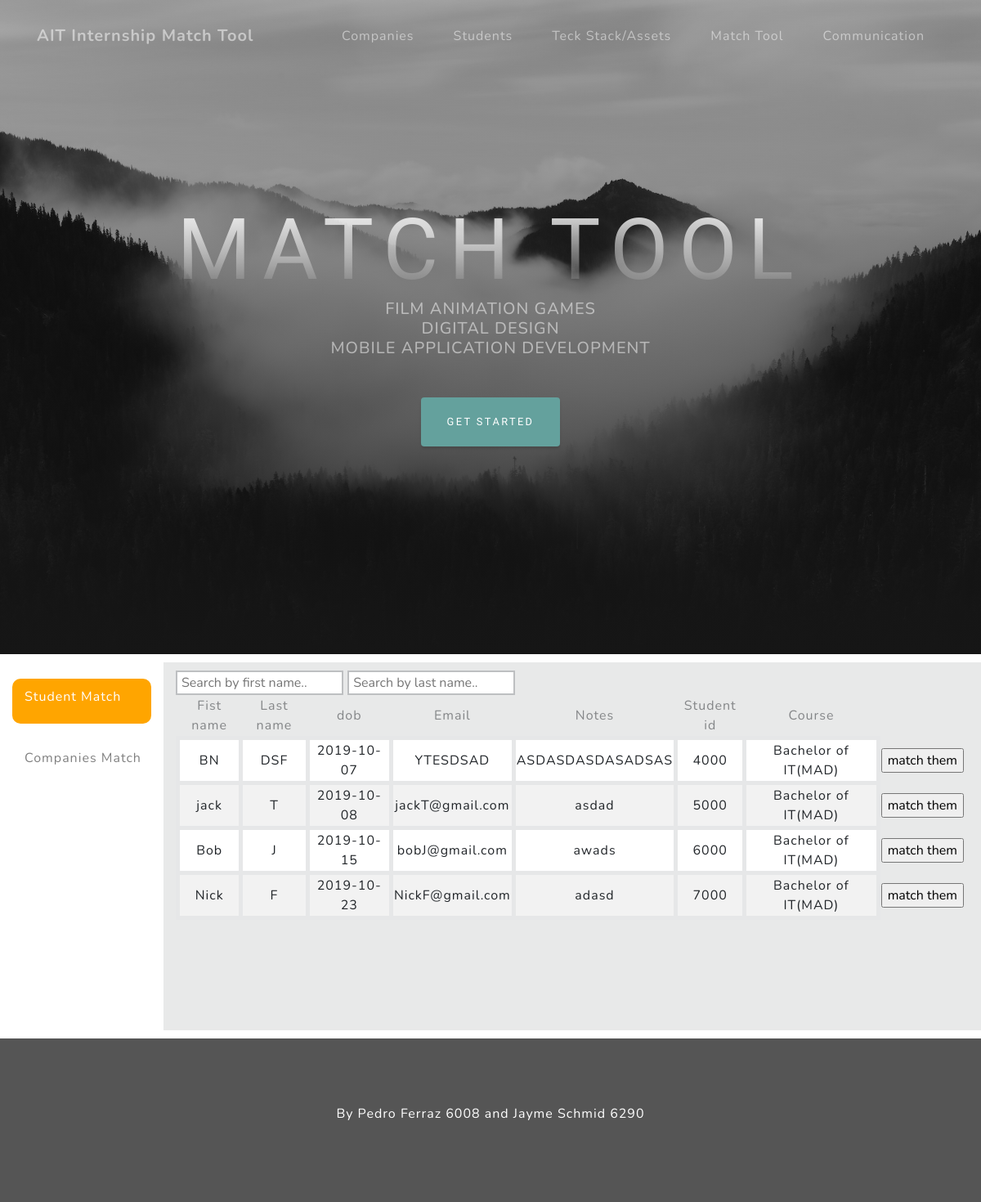
Screenshot of /StudentMatch.php with the database file from the repository.
### tables this page shows
CREATE TABLE `students` (
  `s_id` int(11) NOT NULL,
  `first_name` varchar(300) NOT NULL,
  `last_name` varchar(300) NOT NULL,
  `dob` date NOT NULL,
  `email` varchar(300) NOT NULL,
  `notes` varchar(300) NOT NULL,
  `student_id` varchar(300) NOT NULL,
  `courses` varchar(300) DEFAULT NULL,
  `Skill` varchar(300) NOT NULL
);

### StudentMatch.php (the view, shortened to what this page needs)
<?php
if (session_id() == '' || !isset($_SESSION)) {
    $servername = "localhost";
    $username = "root";
    $password = "";
$dbname = "internshipdatabase";
    try{
    $conn = new mysqli($servername, $username, $password, $dbname);
$sql = "SELECT s_id,first_name,last_name,dob,email,notes,student_id FROM students";
}
    catch(PDOException $e){
    echo $sql . "<br>" . $e->getMessage();
}
}
 else {
    echo "0 results";
}
?>
<!DOCTYPE html>
<html lang="en">
    <head>
        <link rel="stylesheet" href="https://maxcdn.bootstrapcdn.com/bootstrap/4.3.1/css/bootstrap.min.css">
        <link rel="stylesheet" type="text/css" href="Styles.css">
  <link href="vendor/bootstrap/css/bootstrap.min.css" rel="stylesheet">
  <link href="vendor/fontawesome-free/css/all.min.css" rel="stylesheet">
  <link href="css/grayscale.min.css" rel="stylesheet">
    </head>
    <?php include('navigation.php'); ?>
  <header class="masthead" >
    <div class="container d-flex h-100 align-items-center">
      <div class="mx-auto text-center">
        <h1 class="mx-auto my-0 text-uppercase">Match Tool</h1>
        <h2 class="text-white-50 mx-auto mt-2 mb-5">FILM ANIMATION GAMES<br>DIGITAL DESIGN <br>MOBILE APPLICATION DEVELOPMENT</h2>
        <a href="#about" class="btn btn-primary js-scroll-trigger">Get Started</a>
      </div>
    </div>
  </header>
    <div class="container-fluid text-center">
        <div class="row content">
            <div class="col-sm-2 sidenav">
                <a class="text">
                    <div class="well1">
                        <p class="t2">Student Match</p>
                    </div>
                </a>
                <a class="text" href="StudentMatch_companies.php">
                    <div class="well2">
                        <p class="t2">Companies Match </p>
                    </div>
                </a>
            </div>
            <div class="col-sm-10 text-left content">
                <input type="text" id="myInput" onkeyup="myFunction()" placeholder="Search by first name.."
                    title="Type in a name">
                <input type="text" id="myInput1" onkeyup="myFunction2()" placeholder="Search by last name.."
                    title="Type in a name">
                <table id="myTable" style="width:100%">
                    <tr class="rowhead">
                        <th class="colhead">Fist name</th>
                        <th class="colhead">Last name</th>
                        <th class="colhead">dob</th>
                        <th class="colhead">Email</th>
                        <th class="colhead">Notes</th>
                        <th class="colhead">Student id</th>
                        <th class="colhead">Course</th>
                        <th class="colhead"></th>
                    </tr>
                    <?php
    $sql = "SELECT s_id,first_name,last_name,dob,email,notes,student_id,courses FROM students";
$result = $conn->query($sql);
    while($row = $result->fetch_assoc()) {
         ?>
                    <tr class="info-row">
                        <td class="colhead1"><?php echo $row["first_name"];?>
                        </td>
                        <td class="colhead1">
                            <?php echo $row["last_name"];?></td>
                        <td class="colhead1">
                            <?php echo $row["dob"];?></td>
                        <td class="colhead1">
                            <?php echo $row["email"];?></td>
                        <td class="colhead1">
                            <?php echo $row["notes"];?></td>
                        <td class="colhead1">
                            <?php echo $row["student_id"];?></td>
                        <td class="colhead1">
                            <?php echo $row["courses"];?></td>
                        <td>
                            <form action="StudentMatch_ap.php" method=post>
                                <input class="infoBtn" type="submit"  alt="submit"
                                    fill="orange" value="match them" width="17" height="17">
                            </form>
                        </td>
                    </tr>
                    <?php } ?>
                </table>
            </div>
        </div>
    </div>
    <footer id="sticky-footer" class="footer12">
        <div class="container text-center">
            <P>By Pedro Ferraz 6008 and Jayme Schmid 6290</P>
        </div>
    </footer>
    </body>
</html>

### Styles.css (style rules this page uses)
.row.content { height: 450px }
.sidenav { padding-top: 20px; background-color: #f1f1f1; height: 100%; }
footer { background-color: #555; color: white; padding: 15px; }
.footer12 { margin-top: 10px; }
.t2 { padding-top: 5px; padding-left: 10px; }
.well1 { min-height:18px; padding:5px; margin-bottom:20px; text-align:left; background-color:orange; border-radius:10px; color: white; }
.well2 { min-height:18px; padding:5px; margin-bottom:20px; text-align:left; background-color:white; border-radius:10px; color: grey; }
.colhead { text-align: center; color: #848688; font-weight: normal; }
#myInput, #myInput1, #mySelect1, #mySelect { border-style: solid; border-color: #BDBFC1; border-width: 2px; padding-left: 5px; }
.colhead1, .colhead2 { text-align: center; border-style: solid; border-color: #E6E7E8; border-width: 5px; }
tr:nth-child(even) .colhead1 { background-color: white; }
tr:nth-child(odd) .colhead1 { background-color: #f2f2f2; }
.content { background-color: #e8e9e9; margin-top: 10px; }
.sidenav { background-color: white; }
.text { color: grey; }

### rows the page displays
students: first_name "BN", last_name "DSF", dob "2019-10-07", email "YTESDSAD", notes "ASDASDASDASADSAS", student "4000", courses "Bachelor of IT(MAD)"
students: first_name "jack", last_name "T", dob "2019-10-08", email "jackT@gmail.com", notes "asdad", student "5000", courses "Bachelor of IT(MAD)"
students: first_name "Bob", last_name "J", dob "2019-10-15", email "bobJ@gmail.com", notes "awads", student "6000", courses "Bachelor of IT(MAD)"
students: first_name "Nick", last_name "F", dob "2019-10-23", email "NickF@gmail.com", notes "adasd", student "7000", courses "Bachelor of IT(MAD)"
